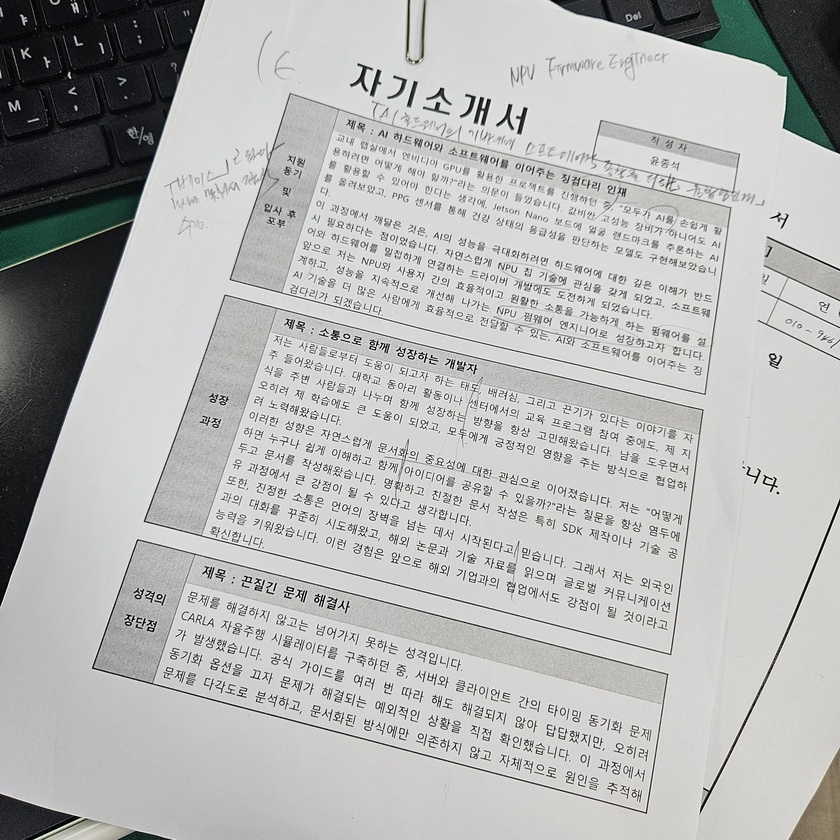
//> input picture raw_image.jpg, 840 x 840 px, shrunk from 2992 x 2992 before the run
$ ./main ../raw_image.jpg   (built with g++ and OpenCV 4)
//> lines starting //> are read from the running program, lines starting //| are printed output that depends on the picture; after the words box and inside, x2 and y2 are one past the last pixel; in counts of white or black regions, pixels touching at a corner belong together
//> further down, img is the input picture: 840 rows x 840 cols, CV_8UC3; mean B, G, R 179.6, 180.7, 180.1
#include <opencv2/opencv.hpp>
#include <iostream>
#include <algorithm>

using namespace cv;
using namespace std;

// 두 점 사이 거리
static float dist2f(const Point2f& a, const Point2f& b) {
    return sqrtf((a.x - b.x)*(a.x - b.x) + (a.y - b.y)*(a.y - b.y));
}

// 꼭짓점 4개를 [TL, TR, BR, BL] 순서로 정렬
static array<Point2f,4> orderCorners(const vector<Point>& quad) {
    // 입력은 꼭짓점 4개라고 가정 (approxPolyDP 결과)
    vector<Point2f> pts;
    for (auto& p : quad) pts.emplace_back((float)p.x, (float)p.y);

    // 무게중심
    Point2f c(0,0);
    for (auto& p : pts) c += p;
    c *= (1.0f / (float)pts.size());

    array<Point2f,4> ordered; // TL, TR, BR, BL
    for (auto& p : pts) {
        if      (p.x < c.x && p.y < c.y) ordered[0] = p; // TL
        else if (p.x > c.x && p.y < c.y) ordered[1] = p; // TR
        else if (p.x > c.x && p.y > c.y) ordered[2] = p; // BR
        else                             ordered[3] = p; // BL
    }

    // 혹시 뒤집혔을 때 보정 (시계/반시계 방향 혼동 방지)
    // 대각선 길이로 간단 검증: TL-BR, TR-BL
    float d1 = dist2f(ordered[0], ordered[2]);
    float d2 = dist2f(ordered[1], ordered[3]);
    if (d1 < d2) {
        // TL/TR 스왑하고 BR/BL 스왑
        swap(ordered[0], ordered[1]);
        swap(ordered[2], ordered[3]);
    }
    return ordered;
}

// 사각형(혹은 최소사각형)에서 Warp 수행
static bool warpDocument(const Mat& src, Mat& warpedColor, Mat& warpedBW) {
    // 1) 전처리: 그레이 & 블러 & 엣지
    Mat gray, blurImg, edges;
    cvtColor(src, gray, COLOR_BGR2GRAY);
    GaussianBlur(gray, blurImg, Size(5,5), 0);
    Canny(blurImg, edges, 60, 180);
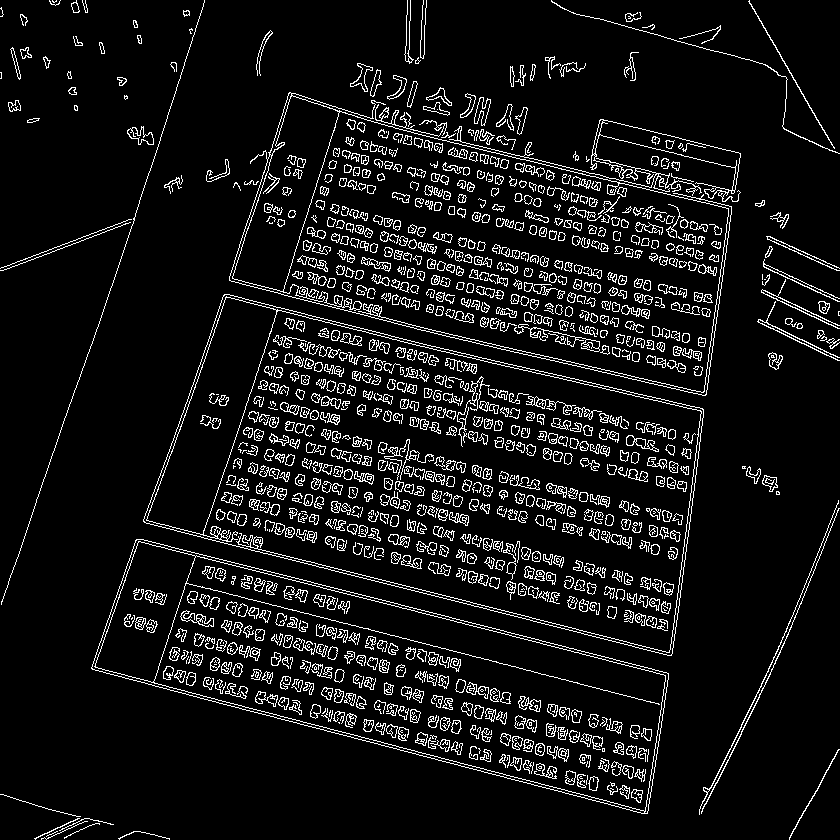
//> edges: 840 rows x 840 cols, CV_8UC1; 8.2% white in thin lines or dots

    // 팽창/침식으로 외곽선 선명화
    Mat kernel = getStructuringElement(MORPH_RECT, Size(3,3));
    dilate(edges, edges, kernel);
    erode(edges, edges, kernel);
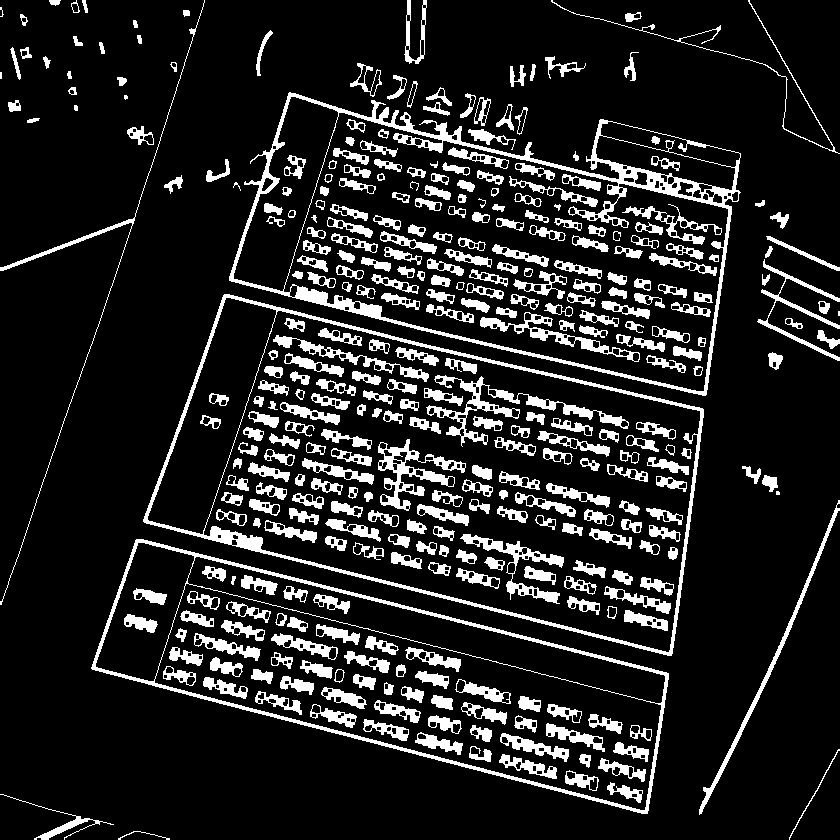
//> edges: 840 rows x 840 cols, CV_8UC1; 14.2% white; 361 white regions (5 under 20 px)

    // 2) 컨투어 탐색
    vector<vector<Point>> contours;
    findContours(edges, contours, RETR_LIST, CHAIN_APPROX_SIMPLE);
//> contours = 1160 contours, 275 with area under 20; largest, box (x1, y1, x2, y2) and area: (143, 294, 704, 656) 126346, (203, 310, 701, 653) 108662, (229, 92, 741, 396) 99494, (91, 539, 669, 814) 78936, (283, 112, 729, 392) 75939

    // 가장 큰 사각형 후보 찾기
    double bestArea = 0.0;
    vector<Point> bestQuad;

    for (auto& c : contours) {
        double peri = arcLength(c, true);
        vector<Point> approx;
        approxPolyDP(c, approx, 0.02 * peri, true);

        if (approx.size() == 4 && isContourConvex(approx)) {
            double area = fabs(contourArea(approx));
            if (area > bestArea) {
                bestArea = area;
                bestQuad = approx;
            }
        }
    }
//> this loop made 1160 passes
//> (peri, area, bestArea) on passes 222, 283, 693, 732: (1292.8, 51467, 51467), (1499.9, 77600, 77600), (1570.1, 108465, 108465), (1629.9, 125976, 125976)
//> (peri, area) on passes 257, 274, 723, 735, 1077, 1137: (1100.6, 12183), (409.8, 7705.5), (626, 12256.5), (52.49, 134), (349.5, 3041.5), (72.28, 72.5)
//> after the loop, bestArea = 125976

    array<Point2f,4> srcPts;
    if (!bestQuad.empty()) {
        // 3) 꼭짓점 정렬
        srcPts = orderCorners(bestQuad);
//> the loop in orderCorners, `for (auto& p : quad) pts.emplace_back((float)p.x, (float)p.y);` made 4 passes
//> p on passes 1 to 4: Point(223, 295), Point(144, 522), Point(671, 655), Point(702, 408)
//> the loop in orderCorners, `for (auto& p : pts) c += p;` made 4 passes
//> (p, c) on passes 2 to 4: (Point(144, 522), Point(367, 817)), (Point(671, 655), Point(1038, 1472)), (Point(702, 408), Point(1740, 1880))
//> in orderCorners, `c *= (1.0f / (float)pts.size());`: c = Point(435, 470)
//> the loop in orderCorners, `for (auto& p : pts)` made 4 passes
//> in orderCorners, `float d1 = dist2f(ordered[0], ordered[2]);`: d1 = 574.7
//> in orderCorners, `float d2 = dist2f(ordered[1], ordered[3]);`: d2 = 569.5
//> srcPts = 4 Points (x, y): [223, 295], [702, 408], [671, 655], [144, 522]
    } else {
        // 사각형을 못 찾으면 최소 외접 사각형(minAreaRect)로 폴백
        vector<Point> allPts;
        allPts.reserve(10000);
        for (auto& c : contours) {
            allPts.insert(allPts.end(), c.begin(), c.end());
        }
        if (allPts.size() < 4) return false;

        RotatedRect rr = minAreaRect(allPts);
        Point2f box[4];
        rr.points(box);

        vector<Point> poly;
        for (int i=0;i<4;++i) poly.emplace_back((int)box[i].x, (int)box[i].y);
        srcPts = orderCorners(poly);
    }

    // 4) 대상 평면 크기 계산 (문서 가로/세로)
    float widthA  = dist2f(srcPts[2], srcPts[3]); // BR-BL
//> widthA = 543.5
    float widthB  = dist2f(srcPts[1], srcPts[0]); // TR-TL
//> widthB = 492.1
    float maxW    = max(widthA, widthB);
//> maxW = 543.5

    float heightA = dist2f(srcPts[1], srcPts[2]); // TR-BR
//> heightA = 248.9
    float heightB = dist2f(srcPts[0], srcPts[3]); // TL-BL
//> heightB = 240.4
    float maxH    = max(heightA, heightB);
//> maxH = 248.9

    // 너무 큰 해상도 방지 (선택) - 2000px 한도
    const float MAX_SIDE = 2000.0f;
    float scale = 1.0f;
    if (max(maxW, maxH) > MAX_SIDE) {
        scale = MAX_SIDE / max(maxW, maxH);
    }
    int dstW = max( (int)(maxW * scale),  200);
//> dstW = 543
    int dstH = max( (int)(maxH * scale),  200);
//> dstH = 248

    array<Point2f,4> dstPts = {
        Point2f(0.f,   0.f),         // TL
        Point2f((float)dstW-1, 0.f), // TR
        Point2f((float)dstW-1,(float)dstH-1), // BR
        Point2f(0.f,   (float)dstH-1)        // BL
    };
//> dstPts = 4 Points (x, y): [0, 0], [542, 0], [542, 247], [0, 247]

    // 5) 투시 변환
    Mat M = getPerspectiveTransform(srcPts.data(), dstPts.data());
//> M = [[1.23, 0.427, -399.8], [-0.298, 1.26, -305.7], [-4.18e-05, 0.000499, 1]]
    warpPerspective(src, warpedColor, M, Size(dstW, dstH), INTER_CUBIC, BORDER_REPLICATE);
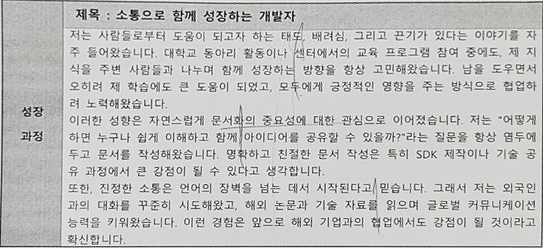
//> warpedColor: 248 rows x 543 cols, CV_8UC3; mean B, G, R 193.2, 194.4, 194.4

    // 6) 스캐너 스타일 이진화(옵션)
    Mat grayWarp;
    cvtColor(warpedColor, grayWarp, COLOR_BGR2GRAY);

    // 대비 향상 (가벼운 히스토그램 평활화)
    Mat eq; equalizeHist(grayWarp, eq);
//> after `equalizeHist(grayWarp, eq)`:
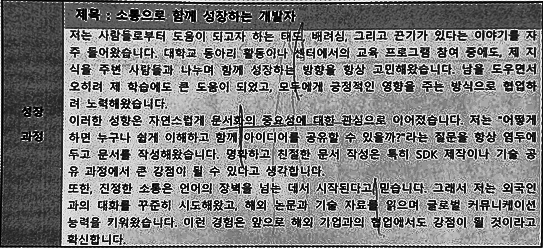
//> eq: 248 rows x 543 cols, CV_8UC1; min 0, max 255, mean 130.9

    // 조명에 강한 적응형 임계값
    adaptiveThreshold(eq, warpedBW, 255, ADAPTIVE_THRESH_GAUSSIAN_C, THRESH_BINARY, 21, 10);
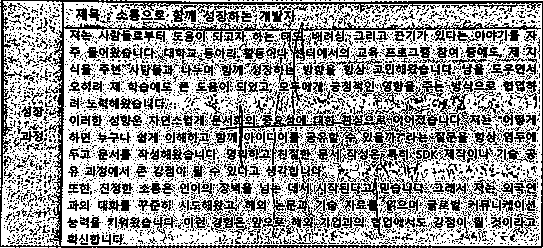
//> warpedBW: 248 rows x 543 cols, CV_8UC1; 60.8% white; black in thin lines or dots

    return true;
}

int main(int argc, char** argv) {
    if (argc < 2) {
        cout << "사용법: " << argv[0] << " input.jpg [out_prefix]\n";
        return 0;
    }
    string inPath = argv[1];
    string outPrefix = (argc >= 3) ? argv[2] : "scanned";

    Mat img = imread(inPath);
    if (img.empty()) {
        cerr << "이미지를 열 수 없습니다: " << inPath << "\n";
        return -1;
    }

    Mat warpedColor, warpedBW;
    bool ok = warpDocument(img, warpedColor, warpedBW);
//> ok = true
    if (!ok) {
        cerr << "문서 형태를 찾지 못했습니다 :(\n";
        return -2;
    }

    imwrite(outPrefix + "_color.jpg", warpedColor);
    imwrite(outPrefix + "_bw.jpg",    warpedBW);

    cout << "완료! 저장:\n  " << outPrefix << "_color.jpg\n  " << outPrefix << "_bw.jpg\n";

    // 보기용
    // imshow("warped color", warpedColor);
    // imshow("warped bw", warpedBW);
    // waitKey(0);

    return 0;
}
